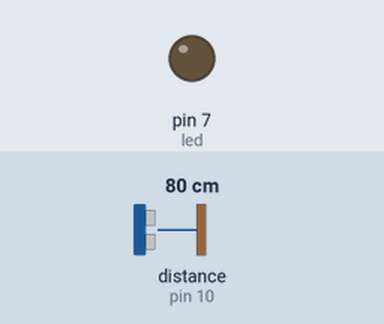
Recording of a sketch running on a simulated Arduino Uno, built with avr-gcc and run on an emulated ATmega328P. Parts: output pins drawn as LEDs (lit = HIGH). Wiring (inferred from the names in the program): ultrasonic range finder: trigger pin 9; echo pin 10. The test bench sets the inputs (shaded band); at power-on: distance to the obstacle (sensor on pin 10) 80 cm. The echo pulse lasts 58.3 µs per cm; pins used as bus, display or sensor lines are not drawn; what the sketch prints to the serial monitor is not drawn.

Above: at 1.2 s.
1.3 s: distance to the obstacle (sensor on pin 10) set to 24 cm
3.3 s: distance to the obstacle (sensor on pin 10) set to 20 cm
At 4.5 s:
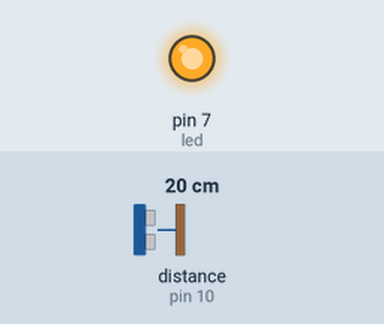
4.8 s: distance to the obstacle (sensor on pin 10) set to 35 cm
At 5.7 s:
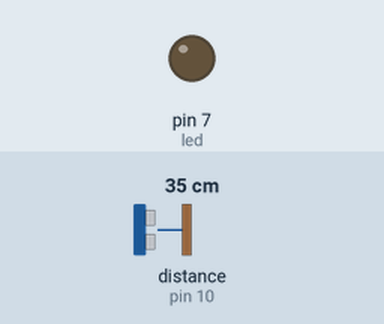
6.3 s: distance to the obstacle (sensor on pin 10) set to 18 cm
At 6.9 s:
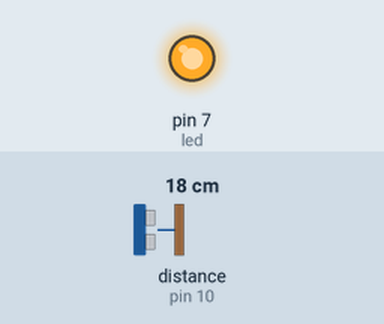
Timing chart, 0 to 8.8 s (numbered marks = the images above; inputs shaded):
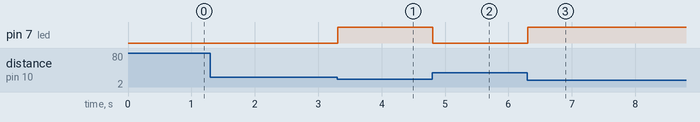

The sketch:

ultrasonic_sensor_1.ino
```cpp
// defines pins numbers
const int pingPin = 9; // Trigger Pin of Ultrasonic Sensor
const int echoPin = 10; // Echo Pin of Ultrasonic Sensor
const int led = 7;
// define variables
long duration;
int distance;
int safetyDistance;
void setup() {
  Serial.begin(9600); // starting Serial Terminal
  pinMode(pingPin, OUTPUT);
  pinMode(led, OUTPUT);
  pinMode(echoPin, INPUT);

}

void loop() {
  // clears the trigpin
  digitalWrite(pingPin, LOW);
  delayMicroseconds(2);
  //sets the trigpin on high state for 10 microseconds
  digitalWrite(pingPin, HIGH);
  delayMicroseconds(10);
  digitalWrite(pingPin, LOW);
  //duration
  duration = pulseIn(echoPin, HIGH);
  // calculate the distance
  distance = duration*0.034/2;
  safetyDistance = distance;

  if(safetyDistance<=20){
    digitalWrite(led, HIGH);
  }
  else{
    digitalWrite(led,LOW);
  }
  //prints the distance on the serial monitor
  Serial.print("Distance:  ");
  Serial.print(distance);
}
```

Measured:
- the behaviour switches between 22 and 21 cm on distance to the obstacle (sensor on pin 10) (found by bisection; images 0 and 1)
- after the input at 1.3 s, every drawn part: stays the same
- after the input at 3.3 s, pin 7 (led): LOW → HIGH at once
- after the input at 4.8 s, pin 7 (led): HIGH → LOW at once
- after the input at 6.3 s, pin 7 (led): LOW → HIGH at once
